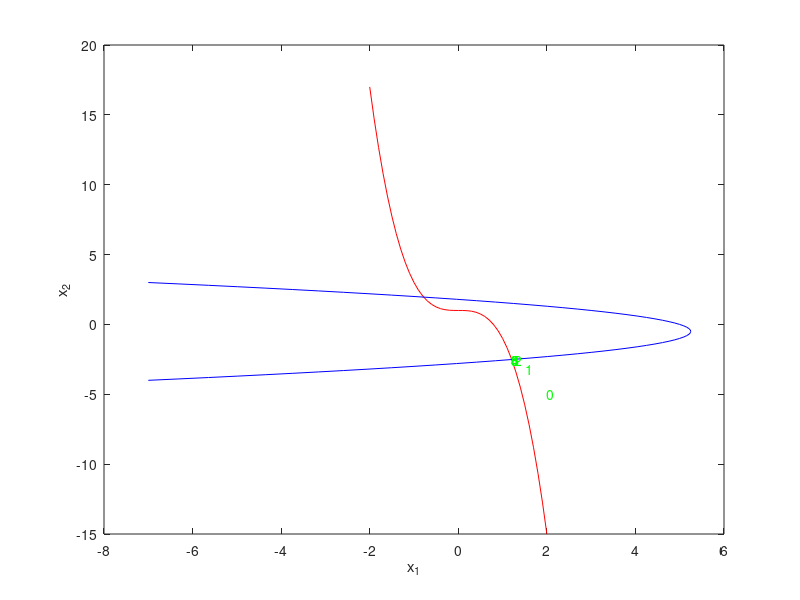
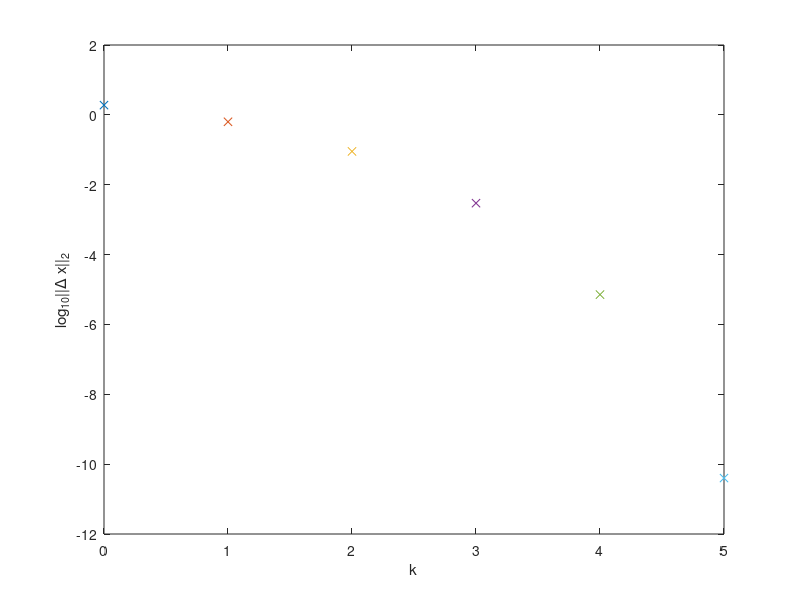

Reproduce these figures in MATLAB, in order.
%Newton
clear all
f1=1
f2=2
x1=[-2:0.1:2];
y2=[-4:0.1:3];

y1=1-2.*x1.^3;
x2=5-y2.^2-y2;

figure(f1);
plot(x1,y1,'r')
hold on 
plot(x2,y2,'b')
xlabel('x_1')
ylabel('x_2')

k=0
x=[2;-5];
%x=[-2;5];
figure(f1);
text(x(1),x(2),num2str(k),'Color','green')
hold on
Deltax=[1;1]
while (norm(Deltax))> 10^(-7)
    F=[x(2)+2*x(1).^3-1;x(2).^2+x(2)+x(1)-5]
    Jacobi=[6*x(1)^2 1;1 2*x(2)+1]
    Deltax=Jacobi\(-F)
    x=x+Deltax
    figure(f2);
    plot(k,log10(norm(Deltax)),'x')
    xlabel('k')
    ylabel('log_{10}||\Delta x||_2')
    hold on
    k=k+1
    figure(f1);
    text(x(1),x(2),num2str(k),'Color','green')
end